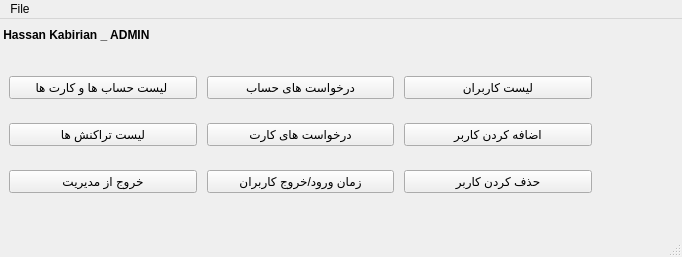
<?xml version="1.0" encoding="UTF-8"?>
<ui version="4.0">
 <class>admin_ui</class>
 <widget class="QMainWindow" name="admin_ui">
  <property name="geometry">
   <rect>
    <x>0</x>
    <y>0</y>
    <width>682</width>
    <height>257</height>
   </rect>
  </property>
  <property name="windowTitle">
   <string>ادمین</string>
  </property>
  <widget class="QWidget" name="centralwidget">
   <widget class="QWidget" name="gridLayoutWidget">
    <property name="geometry">
     <rect>
      <x>0</x>
      <y>0</y>
      <width>671</width>
      <height>31</height>
     </rect>
    </property>
    <layout class="QGridLayout" name="gridLayout">
     <item row="6" column="0">
      <widget class="QLabel" name="label">
       <property name="font">
        <font>
         <pointsize>9</pointsize>
         <weight>75</weight>
         <italic>false</italic>
         <bold>true</bold>
         <underline>false</underline>
        </font>
       </property>
       <property name="text">
        <string> Hassan Kabirian _ ADMIN</string>
       </property>
      </widget>
     </item>
    </layout>
   </widget>
   <widget class="QWidget" name="horizontalLayoutWidget">
    <property name="geometry">
     <rect>
      <x>0</x>
      <y>30</y>
      <width>601</width>
      <height>171</height>
     </rect>
    </property>
    <layout class="QHBoxLayout" name="horizontalLayout">
     <property name="leftMargin">
      <number>7</number>
     </property>
     <property name="topMargin">
      <number>7</number>
     </property>
     <property name="rightMargin">
      <number>7</number>
     </property>
     <property name="bottomMargin">
      <number>7</number>
     </property>
     <item>
      <layout class="QVBoxLayout" name="verticalLayout_3">
       <property name="leftMargin">
        <number>2</number>
       </property>
       <property name="topMargin">
        <number>2</number>
       </property>
       <property name="rightMargin">
        <number>2</number>
       </property>
       <property name="bottomMargin">
        <number>2</number>
       </property>
       <item>
        <widget class="QPushButton" name="pushButton_7">
         <property name="font">
          <font>
           <weight>50</weight>
           <bold>false</bold>
          </font>
         </property>
         <property name="text">
          <string>لیست حساب ها و کارت ها </string>
         </property>
        </widget>
       </item>
       <item>
        <widget class="QPushButton" name="pushButton_4">
         <property name="font">
          <font>
           <weight>50</weight>
           <bold>false</bold>
          </font>
         </property>
         <property name="text">
          <string>لیست تراکنش ها</string>
         </property>
        </widget>
       </item>
       <item>
        <widget class="QPushButton" name="pushButton_9">
         <property name="font">
          <font>
           <weight>50</weight>
           <bold>false</bold>
          </font>
         </property>
         <property name="text">
          <string>خروج از مدیریت</string>
         </property>
        </widget>
       </item>
      </layout>
     </item>
     <item>
      <layout class="QVBoxLayout" name="verticalLayout_2">
       <property name="leftMargin">
        <number>2</number>
       </property>
       <property name="topMargin">
        <number>2</number>
       </property>
       <property name="rightMargin">
        <number>2</number>
       </property>
       <property name="bottomMargin">
        <number>2</number>
       </property>
       <item>
        <widget class="QPushButton" name="pushButton_5">
         <property name="text">
          <string>درخواست های حساب</string>
         </property>
        </widget>
       </item>
       <item>
        <widget class="QPushButton" name="pushButton_6">
         <property name="font">
          <font>
           <weight>50</weight>
           <bold>false</bold>
          </font>
         </property>
         <property name="text">
          <string>درخواست های کارت</string>
         </property>
        </widget>
       </item>
       <item>
        <widget class="QPushButton" name="pushButton_8">
         <property name="text">
          <string>زمان ورود/خروج کاربران</string>
         </property>
        </widget>
       </item>
      </layout>
     </item>
     <item>
      <layout class="QVBoxLayout" name="verticalLayout">
       <property name="leftMargin">
        <number>2</number>
       </property>
       <property name="topMargin">
        <number>2</number>
       </property>
       <property name="rightMargin">
        <number>2</number>
       </property>
       <property name="bottomMargin">
        <number>2</number>
       </property>
       <item>
        <widget class="QPushButton" name="pushButton_3">
         <property name="font">
          <font>
           <weight>50</weight>
           <bold>false</bold>
          </font>
         </property>
         <property name="text">
          <string>لیست کاربران</string>
         </property>
        </widget>
       </item>
       <item>
        <widget class="QPushButton" name="pushButton_2">
         <property name="font">
          <font>
           <weight>50</weight>
           <bold>false</bold>
          </font>
         </property>
         <property name="text">
          <string>اضافه کردن کاربر</string>
         </property>
        </widget>
       </item>
       <item>
        <widget class="QPushButton" name="pushButton">
         <property name="font">
          <font>
           <weight>50</weight>
           <bold>false</bold>
          </font>
         </property>
         <property name="text">
          <string>حذف کردن کاربر</string>
         </property>
        </widget>
       </item>
      </layout>
     </item>
    </layout>
   </widget>
  </widget>
  <widget class="QMenuBar" name="menubar">
   <property name="geometry">
    <rect>
     <x>0</x>
     <y>0</y>
     <width>682</width>
     <height>20</height>
    </rect>
   </property>
   <widget class="QMenu" name="menuFile">
    <property name="title">
     <string>File</string>
    </property>
    <addaction name="actionlogout"/>
    <addaction name="separator"/>
   </widget>
   <addaction name="menuFile"/>
  </widget>
  <widget class="QStatusBar" name="statusbar"/>
  <action name="actionlogout">
   <property name="text">
    <string>logout</string>
   </property>
   <property name="shortcut">
    <string>Ctrl+L</string>
   </property>
  </action>
 </widget>
 <resources/>
 <connections/>
</ui>
